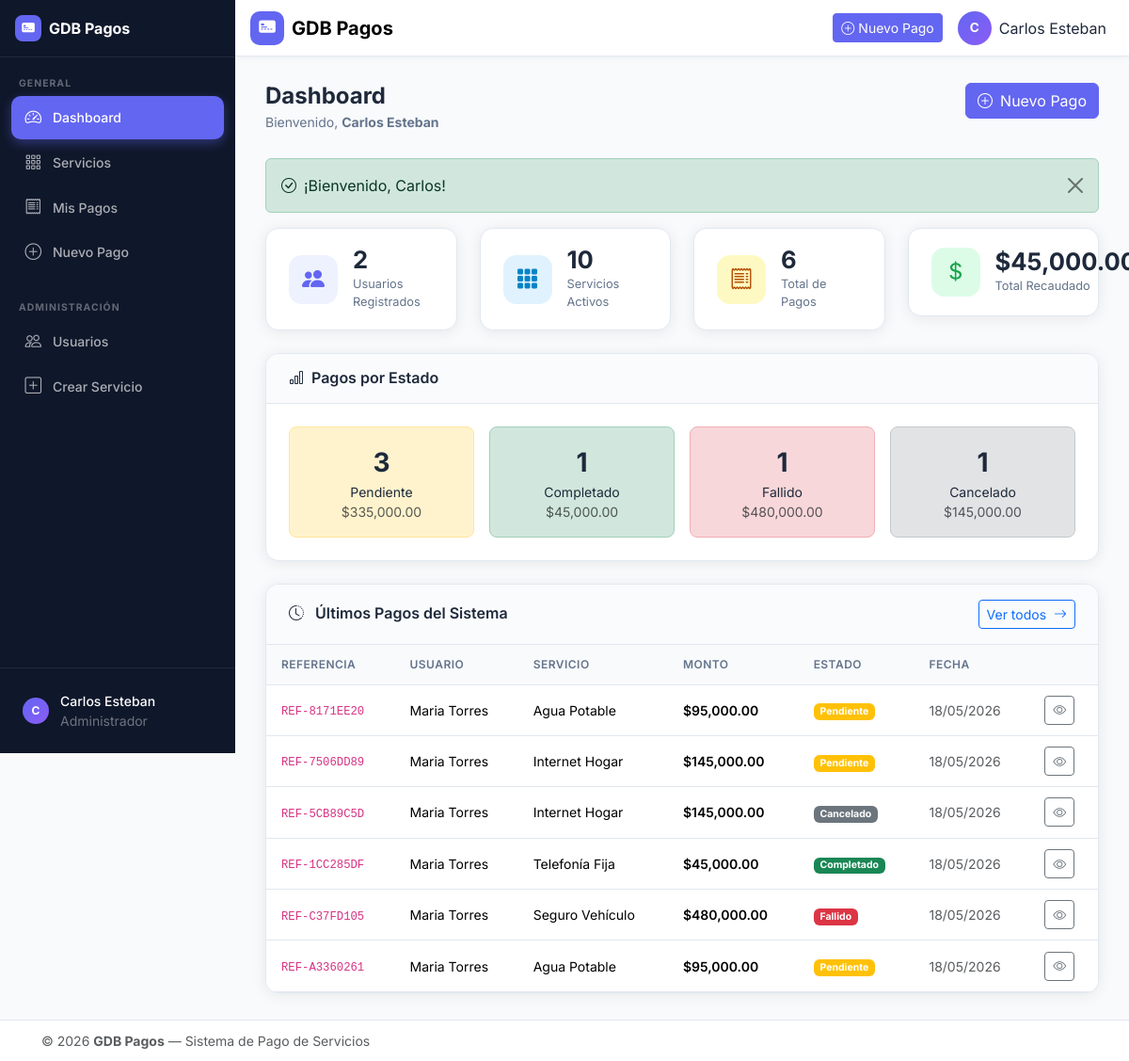
The app's page /index.php?url=dashboard (signed in) with its own data.
### tables this page shows
CREATE TABLE IF NOT EXISTS pagos (
    id INT UNSIGNED AUTO_INCREMENT PRIMARY KEY,

    usuario_id INT UNSIGNED NOT NULL,
    servicio_id INT UNSIGNED NOT NULL,

    monto DECIMAL(10,2) NOT NULL,

    referencia VARCHAR(50) NOT NULL UNIQUE,

    estado ENUM(
        'pendiente',
        'completado',
        'fallido',
        'cancelado'
    ) NOT NULL DEFAULT 'pendiente',

    metodo_pago ENUM(
        'efectivo',
        'tarjeta',
        'transferencia'
    ) NOT NULL DEFAULT 'efectivo',

    notas TEXT DEFAULT NULL,

    fecha_pago TIMESTAMP NULL DEFAULT NULL,

    created_at TIMESTAMP DEFAULT CURRENT_TIMESTAMP,

    updated_at TIMESTAMP DEFAULT CURRENT_TIMESTAMP
        ON UPDATE CURRENT_TIMESTAMP,

    CONSTRAINT fk_pagos_usuario
        FOREIGN KEY (usuario_id)
        REFERENCES usuarios(id)
        ON DELETE CASCADE,

    CONSTRAINT fk_pagos_servicio
        FOREIGN KEY (servicio_id)
        REFERENCES servicios(id)
        ON DELETE RESTRICT

);

CREATE TABLE IF NOT EXISTS servicios (
    id INT UNSIGNED AUTO_INCREMENT PRIMARY KEY,
    nombre VARCHAR(150) NOT NULL,
    descripcion TEXT DEFAULT NULL,
    categoria VARCHAR(80) NOT NULL,
    precio DECIMAL(10,2) NOT NULL DEFAULT 0.00,
    activo TINYINT(1) NOT NULL DEFAULT 1,

    created_at TIMESTAMP DEFAULT CURRENT_TIMESTAMP,
    updated_at TIMESTAMP DEFAULT CURRENT_TIMESTAMP
        ON UPDATE CURRENT_TIMESTAMP

);

### app/controllers/DashboardController.php (called while the page is built, shortened)
<?php
require_once dirname(__DIR__) . '/models/Usuario.php';
require_once dirname(__DIR__) . '/models/Servicio.php';
require_once dirname(__DIR__) . '/models/Pago.php';
require_once dirname(__DIR__) . '/helpers/auth.php';
class DashboardController
{
    private Usuario  $usuarioModel;
    private Servicio $servicioModel;
    private Pago     $pagoModel;
    public function __construct()
    {
        $this->usuarioModel  = new Usuario();
        $this->servicioModel = new Servicio();
        $this->pagoModel     = new Pago();
    }
    public function index(): void
    {
        $flash = getFlash();
        if (isAdmin()) {
            $totalUsuarios  = $this->usuarioModel->count();
            $totalServicios = $this->servicioModel->count();
            $totalPagos     = $this->pagoModel->count();
            $totalRecaudado = $this->pagoModel->totalRecaudado();
            $estadisticas   = $this->pagoModel->estadisticasPorEstado();
            $ultimosPagos   = $this->pagoModel->ultimos(8);
        }
        require_once dirname(__DIR__) . '/views/dashboard/index.php';
    }
}

### app/helpers/auth.php (called while the page is built, shortened)
<?php
function currentUserName(): string
{
    return (string) ($_SESSION['usuario_nombre'] ?? 'Invitado');
}
function currentUserRole(): string
{
    return (string) ($_SESSION['usuario_rol'] ?? 'user');
}
function isAdmin(): bool
{
    return currentUserRole() === 'admin';
}
function getFlash(): ?array
{
    if (isset($_SESSION['flash'])) {
        $flash = $_SESSION['flash'];
        return $flash;
    }
    return null;
}

### app/config/database.php (called while the page is built, shortened)
<?php
class Database
{
    private static ?PDO $instance = null;
    public static function getInstance(): PDO
    {
        if (self::$instance === null) {
            $host    = getenv('DB_HOST') ?: '127.0.0.1';
            $port    = getenv('DB_PORT') ?: '3306';
            $name    = getenv('DB_NAME') ?: 'gdb_pagos';
            $user    = getenv('DB_USER') ?: 'root';
            $pass    = getenv('DB_PASS') ?: '';
            $charset = 'utf8mb4';
            $dsn = "mysql:host=$host;port=$port;dbname=$name;charset=$charset";
            $options = [
                PDO::ATTR_ERRMODE            => PDO::ERRMODE_EXCEPTION,
                PDO::ATTR_DEFAULT_FETCH_MODE => PDO::FETCH_ASSOC,
                PDO::ATTR_EMULATE_PREPARES   => false,
            ];
            try {
                self::$instance = new PDO($dsn, $user, $pass, $options);
            } catch (PDOException $e) {
                http_response_code(500);
                die(json_encode(['error' => 'Error de conexión a la base de datos: ' . $e->getMessage()]));
            }
        }
        return self::$instance;
    }
}

### app/models/Usuario.php (called while the page is built, shortened)
<?php
require_once dirname(__DIR__) . '/config/database.php';
class Usuario
{
    private PDO $db;
    public function __construct()
    {
        $this->db = Database::getInstance();
    }
    public function count(): int
    {
        return (int) $this->db->query('SELECT COUNT(*) FROM usuarios')->fetchColumn();
    }
}

### app/models/Servicio.php (called while the page is built, shortened)
<?php
require_once dirname(__DIR__) . '/config/database.php';
class Servicio
{
    private PDO $db;
    public function __construct()
    {
        $this->db = Database::getInstance();
    }
    public function count(): int
    {
        return (int) $this->db->query(
            'SELECT COUNT(*) FROM servicios WHERE activo = 1'
        )->fetchColumn();
    }
}

### app/models/Pago.php (called while the page is built, shortened)
<?php
require_once dirname(__DIR__) . '/config/database.php';
class Pago
{
    private PDO $db;
    public function __construct()
    {
        $this->db = Database::getInstance();
    }
    public function count(): int
    {
        return (int) $this->db->query('SELECT COUNT(*) FROM pagos')->fetchColumn();
    }
    public function totalRecaudado(): float
    {
        return (float) $this->db->query(
            "SELECT COALESCE(SUM(monto), 0) FROM pagos WHERE estado = 'completado'"
        )->fetchColumn();
    }
    public function estadisticasPorEstado(): array
    {
        $stmt = $this->db->query(
            "SELECT estado, COUNT(*) AS total, COALESCE(SUM(monto), 0) AS monto
               FROM pagos
              GROUP BY estado"
        );
        return $stmt->fetchAll();
    }
    public function ultimos(int $n = 5): array
    {
        $stmt = $this->db->prepare(
            'SELECT p.*,
                    CONCAT(u.nombre, " ", u.apellido) AS usuario_nombre,
                    s.nombre AS servicio_nombre
               FROM pagos p
               JOIN usuarios u  ON u.id = p.usuario_id
               JOIN servicios s ON s.id = p.servicio_id
              ORDER BY p.created_at DESC
              LIMIT :n'
        );
        $stmt->bindValue(':n', $n, PDO::PARAM_INT);
        $stmt->execute();
        return $stmt->fetchAll();
    }
}

### app/views/dashboard/index.php (the view, shortened to what this page needs)
<?php
require_once dirname(__DIR__, 2) . '/helpers/auth.php';
$badgeMap = [
    'completado' => 'success',
    'pendiente'  => 'warning',
    'fallido'    => 'danger',
    'cancelado'  => 'secondary',
];
?>
<?php require_once dirname(__DIR__) . '/layouts/header.php'; ?>
<div class="app-wrapper">
    <?php require_once dirname(__DIR__) . '/layouts/sidebar.php'; ?>
    <div class="app-main">
        <?php require_once dirname(__DIR__) . '/layouts/navbar.php'; ?>
        <main class="main-content">
            <div class="page-header">
                <div>
                    <h1 class="page-title">Dashboard</h1>
                    <p class="page-subtitle">
                        Bienvenido, <strong><?= htmlspecialchars(currentUserName()) ?></strong>
                    </p>
                </div>
                <a href="<?= $appUrl ?>/index.php?url=pagos/create" class="btn btn-primary" id="dashboardNewPaymentBtn">
                    <i class="bi bi-plus-circle me-2"></i>Nuevo Pago
                </a>
            </div>
            <?php if ($flash): ?>
            <div class="alert alert-<?= htmlspecialchars($flash['type']) ?> alert-dismissible fade show" role="alert" id="dashboardFlash">
                <i class="bi bi-check-circle me-2"></i><?= $flash['message'] ?>
                <button type="button" class="btn-close" data-bs-dismiss="alert" aria-label="Cerrar"></button>
            </div>
            <?php endif; ?>
            <?php if (isAdmin()): ?>
            <div class="row g-4 mb-4" id="adminKpis">
                <div class="col-sm-6 col-xl-3">
                    <div class="kpi-card kpi-card--primary">
                        <div class="kpi-icon"><i class="bi bi-people-fill"></i></div>
                        <div class="kpi-body">
                            <div class="kpi-value"><?= number_format($totalUsuarios) ?></div>
                            <div class="kpi-label">Usuarios Registrados</div>
                        </div>
                    </div>
                </div>
                <div class="col-sm-6 col-xl-3">
                    <div class="kpi-card kpi-card--info">
                        <div class="kpi-icon"><i class="bi bi-grid-3x3-gap-fill"></i></div>
                        <div class="kpi-body">
                            <div class="kpi-value"><?= number_format($totalServicios) ?></div>
                            <div class="kpi-label">Servicios Activos</div>
                        </div>
                    </div>
                </div>
                <div class="col-sm-6 col-xl-3">
                    <div class="kpi-card kpi-card--warning">
                        <div class="kpi-icon"><i class="bi bi-receipt"></i></div>
                        <div class="kpi-body">
                            <div class="kpi-value"><?= number_format($totalPagos) ?></div>
                            <div class="kpi-label">Total de Pagos</div>
                        </div>
                    </div>
                </div>
                <div class="col-sm-6 col-xl-3">
                    <div class="kpi-card kpi-card--success">
                        <div class="kpi-icon"><i class="bi bi-currency-dollar"></i></div>
                        <div class="kpi-body">
                            <div class="kpi-value">$<?= number_format($totalRecaudado, 2) ?></div>
                            <div class="kpi-label">Total Recaudado</div>
                        </div>
                    </div>
                </div>
            </div>
            <?php if (!empty($estadisticas)): ?>
            <div class="row g-4 mb-4">
                <div class="col-12">
                    <div class="card-custom">
                        <div class="card-custom-header">
                            <h2 class="card-custom-title"><i class="bi bi-bar-chart me-2"></i>Pagos por Estado</h2>
                        </div>
                        <div class="card-custom-body">
                            <div class="row g-3">
                                <?php foreach ($estadisticas as $est): ?>
                                <div class="col-sm-6 col-md-3">
                                    <div class="estado-stat bg-<?= $badgeMap[$est['estado']] ?? 'secondary' ?>-subtle
                                                border border-<?= $badgeMap[$est['estado']] ?? 'secondary' ?>-subtle rounded-3 p-3 text-center">
                                        <div class="fs-3 fw-700"><?= $est['total'] ?></div>
                                        <div class="small text-capitalize"><?= $est['estado'] ?></div>
                                        <div class="small text-muted">$<?= number_format((float)$est['monto'], 2) ?></div>
                                    </div>
                                </div>
                                <?php endforeach; ?>
                            </div>
                        </div>
                    </div>
                </div>
            </div>
            <?php endif; ?>
            <?php endif; ?>
            <div class="card-custom">
                <div class="card-custom-header d-flex justify-content-between align-items-center">
                    <h2 class="card-custom-title mb-0">
                        <i class="bi bi-clock-history me-2"></i>
                        <?= isAdmin() ? 'Últimos Pagos del Sistema' : 'Mis Últimos Pagos' ?>
                    </h2>
                    <a href="<?= $appUrl ?>/index.php?url=pagos" class="btn btn-sm btn-outline-primary" id="viewAllPaymentsBtn">
                        Ver todos <i class="bi bi-arrow-right ms-1"></i>
                    </a>
                </div>
                <div class="card-custom-body p-0">
                    <?php if (empty($ultimosPagos)): ?>
                    <div class="empty-state">
                        <i class="bi bi-inbox fs-1 text-muted"></i>
                        <p class="text-muted mt-2">Aún no hay pagos registrados.</p>
                        <a href="<?= $appUrl ?>/index.php?url=pagos/create" class="btn btn-primary" id="emptyStatePayBtn">
                            <i class="bi bi-plus-circle me-2"></i>Realizar Primer Pago
                        </a>
                    </div>
                    <?php else: ?>
                    <div class="table-responsive">
                        <table class="table table-hover mb-0" id="dashboardPaymentsTable">
                            <thead>
                                <tr>
                                    <th>Referencia</th>
                                    <?php if (isAdmin()): ?><th>Usuario</th><?php endif; ?>
                                    <th>Servicio</th>
                                    <th>Monto</th>
                                    <th>Estado</th>
                                    <th>Fecha</th>
                                    <th></th>
                                </tr>
                            </thead>
                            <tbody>
                                <?php foreach ($ultimosPagos as $pago): ?>
                                <tr>
                                    <td><code class="small"><?= htmlspecialchars($pago['referencia']) ?></code></td>
                                    <?php if (isAdmin()): ?>
                                    <td><?= htmlspecialchars($pago['usuario_nombre']) ?></td>
                                    <?php endif; ?>
                                    <td><?= htmlspecialchars($pago['servicio_nombre']) ?></td>
                                    <td class="fw-600">$<?= number_format((float)$pago['monto'], 2) ?></td>
                                    <td>
                                        <span class="badge bg-<?= $badgeMap[$pago['estado']] ?? 'secondary' ?>">
                                            <?= ucfirst($pago['estado']) ?>
                                        </span>
                                    </td>
                                    <td class="text-muted small">
                                        <?= date('d/m/Y', strtotime($pago['created_at'])) ?>
                                    </td>
                                    <td>
                                        <a href="<?= $appUrl ?>/index.php?url=pagos/show/<?= $pago['id'] ?>"
                                           class="btn btn-sm btn-outline-secondary">
                                            <i class="bi bi-eye"></i>
                                        </a>
                                    </td>
                                </tr>
                                <?php endforeach; ?>
                            </tbody>
                        </table>
                    </div>
                    <?php endif; ?>
                </div>
            </div>
        </main>
    </div>
</div>
<?php require_once dirname(__DIR__) . '/layouts/footer.php'; ?>

### records on screen
pagos: referencia "REF-8171EE20", usuario_nombre "Maria Torres", servicio.nombre "Agua Potable", monto "95,000.00", estado "Pendiente", created_at "18/05/2026"
pagos: referencia "REF-7506DD89", usuario_nombre "Maria Torres", servicio.nombre "Internet Hogar", monto "145,000.00", estado "Pendiente", created_at "18/05/2026"
pagos: referencia "REF-5CB89C5D", usuario_nombre "Maria Torres", servicio.nombre "Internet Hogar", monto "145,000.00", estado "Cancelado", created_at "18/05/2026"
pagos: referencia "REF-1CC285DF", usuario_nombre "Maria Torres", servicio.nombre "Telefonía Fija", monto "45,000.00", estado "Completado", created_at "18/05/2026"
pagos: referencia "REF-C37FD105", usuario_nombre "Maria Torres", servicio.nombre "Seguro Vehículo", monto "480,000.00", estado "Fallido", created_at "18/05/2026"
pagos: referencia "REF-A3360261", usuario_nombre "Maria Torres", servicio.nombre "Agua Potable", monto "95,000.00", estado "Pendiente", created_at "18/05/2026"

### other values on screen
substr(currentUserName(), 0, 1) "C"
currentUserName() "Carlos Esteban"
$appName "GDB Pagos"
$flash['message'] "¡Bienvenido, Carlos!"
$totalUsuarios "2"
$totalServicios "10"
$totalPagos "6"
$est['total'] "3"
$est['estado'] "Pendiente"
$est['monto'] "335,000.00"
$est['total'] "1"
$est['estado'] "Completado"
$est['monto'] "45,000.00"
$est['estado'] "Fallido"
$est['monto'] "480,000.00"
